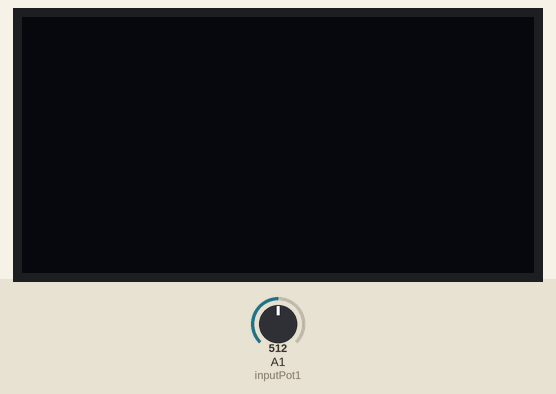
A sketch run on a simulated Arduino Uno, built with avr-gcc and run on an emulated ATmega328P. Shown: 128×64 one-colour display. The test bench sets the inputs (shaded band); at power-on: A1 (inputPot1) = 512. What the sketch prints to the serial monitor is not drawn.

Above: at 1.3 s.
1.4 s: A1 (inputPot1) set to 531
At 2.6 s:
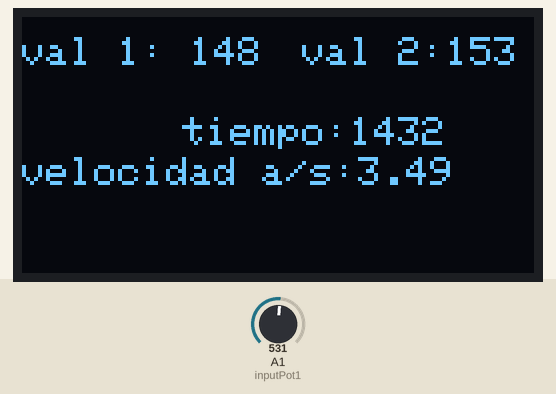
2.9 s: A1 (inputPot1) set to 716
At 3.9 s:
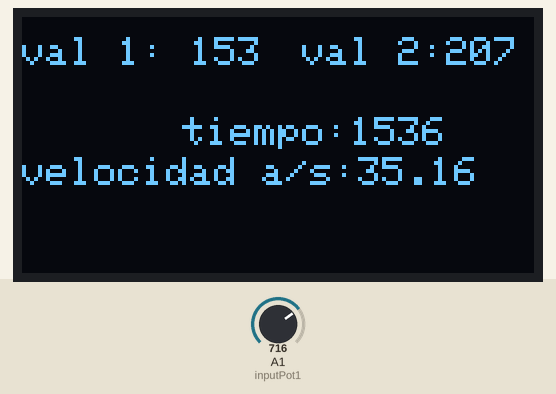
4.5 s: A1 (inputPot1) set to 511
At 5.1 s:
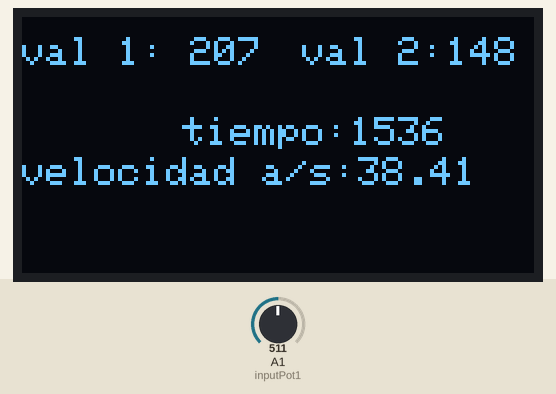
Timing chart, 0 to 7.5 s (numbered marks = the images above; inputs shaded):
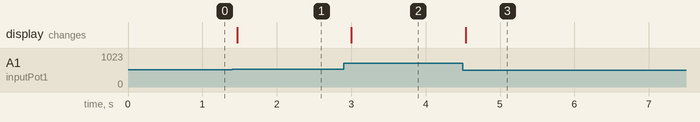

Measured:
- the behaviour switches between 513 and 514 on A1 (inputPot1) (found by bisection; images 0 and 1)
- after the input at 1.4 s, the display: changes after 0.07 s (image 1)
- after the input at 2.9 s, the display: changes after 0.10 s (image 2)
- after the input at 4.5 s, the display: changes at once (image 3)

The sketch:

potenciometro.ino
```cpp
#include <Adafruit_GFX.h>
#include <Adafruit_SSD1306.h>
int inputPot1 = A1; // Pin de lectura Potenciometro 1 - Lineal
// Variables
int valuePort1 = 0; // Almacena posicion Potenciometro 1
int valuePort2 = 0; // Almacena posicion Potenciometro 2
int a=0;
int b=0;
float angulo=0;
unsigned long tiempoac;
unsigned long tiempoant=0;
unsigned long deltiempo;
int n=0;
// Definir constantes
#define ANCHO_PANTALLA 128 // ancho pantalla OLED
#define ALTO_PANTALLA 64 // alto pantalla OLED
// Objeto de la clase Adafruit_SSD1306
Adafruit_SSD1306 display(ANCHO_PANTALLA, ALTO_PANTALLA, &Wire, -1);
void setup(){
  Serial.begin(9600); // Configura e inicia comunicacion serie a 9600 Baudios
  if (display.begin(SSD1306_SWITCHCAPVCC, 0x3C))
    Serial.println("Pantalla OLED iniciada correctamente");
  else Serial.println("No se encuentra la pantalla OLED");
}
void loop(){

  // Lectura analogica y conversión a digital
  valuePort1 = analogRead(inputPot1);
  delay(500);
  while(true){
    valuePort2 = analogRead(inputPot1);
    a=(int)(valuePort1*.29);
    b=(int)(valuePort2*.29);
    if(a!=b){
      tiempoac=millis();
      Serial.println("Hay cambio");
      deltiempo=tiempoac-tiempoant;
      tiempoant=tiempoac;
      Serial.println("tiempo en segundos que tardo el cambio: ");
      // Limpiar buffer
    display.clearDisplay();
    // Tamaño del texto
    display.setTextSize(1);
    // Color del texto
    display.setTextColor(SSD1306_WHITE);
    // Escribir texto
    display.setCursor(0, 5); //Posicion del cursor
    display.print("val 1: ");
    display.print(a);
    display.setCursor(70, 5);
    display.print("val 2:");
    display.println(b);
    display.setCursor(40, 25);
    display.print("tiempo:");
    display.println(deltiempo);
    display.setCursor(0, 35);
    display.print("velocidad a/s:");
    if(a<b){
      angulo=b-a;
    }else{
      angulo=a-b;
    }
    display.println(angulo/(deltiempo*.001));
    Serial.println(angulo);

    display.setCursor(40, 45);
    // Enviar a pantalla
    display.display();
      delay(100);
      a=0;
      b=0;
      break;
    }else{
      Serial.println("No hay cambio");
      delay(100);
    }
  }
}
```
